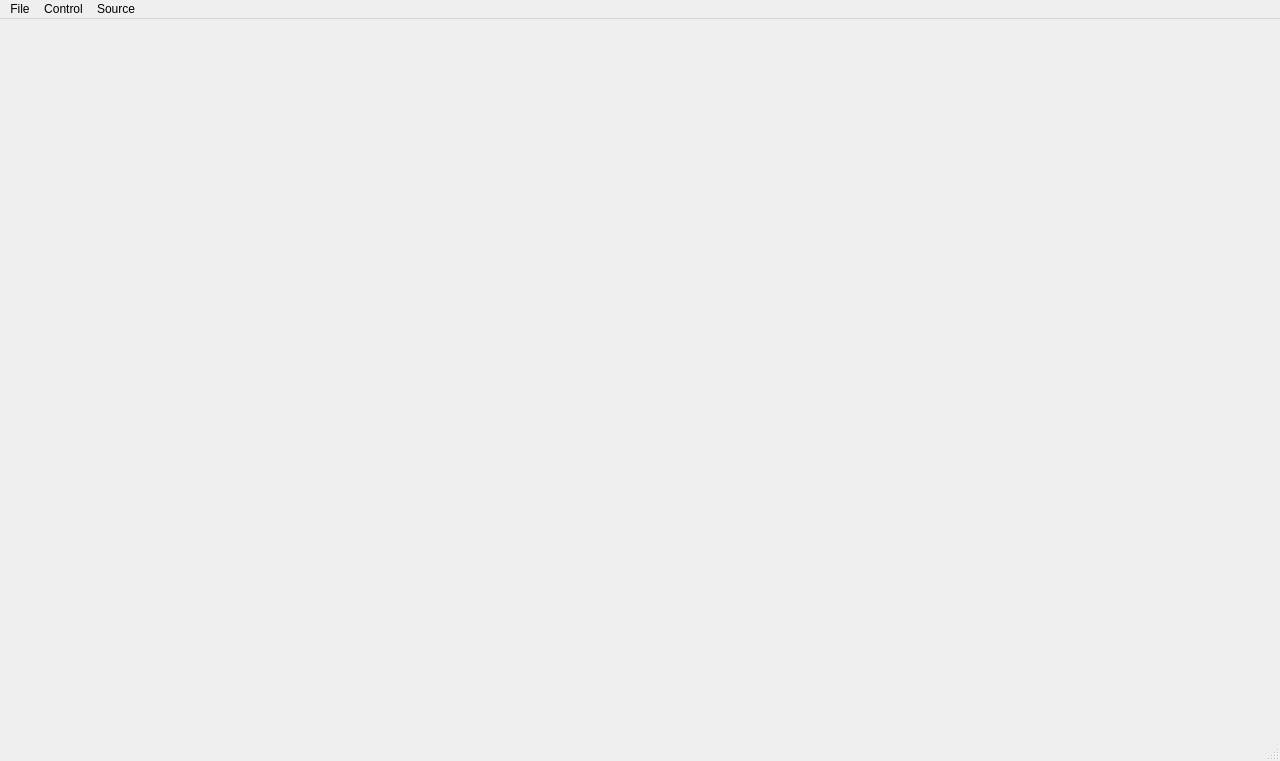
<?xml version="1.0" encoding="UTF-8"?>
<ui version="4.0">
 <class>Camera</class>
 <widget class="QMainWindow" name="Camera">
  <property name="geometry">
   <rect>
    <x>0</x>
    <y>0</y>
    <width>1280</width>
    <height>761</height>
   </rect>
  </property>
  <property name="cursor">
   <cursorShape>ArrowCursor</cursorShape>
  </property>
  <property name="mouseTracking">
   <bool>true</bool>
  </property>
  <property name="windowTitle">
   <string>Openterface Mini-KVM</string>
  </property>
  <widget class="QWidget" name="centralwidget">
   <property name="cursor">
    <cursorShape>ArrowCursor</cursorShape>
   </property>
   <property name="mouseTracking">
    <bool>true</bool>
   </property>
   <layout class="QGridLayout" name="gridLayout_3">
    <property name="leftMargin">
     <number>0</number>
    </property>
    <property name="topMargin">
     <number>0</number>
    </property>
    <property name="rightMargin">
     <number>0</number>
    </property>
    <property name="bottomMargin">
     <number>0</number>
    </property>
    <property name="spacing">
     <number>0</number>
    </property>
   </layout>
  </widget>
  <widget class="QMenuBar" name="menubar">
   <property name="geometry">
    <rect>
     <x>0</x>
     <y>0</y>
     <width>1280</width>
     <height>20</height>
    </rect>
   </property>
   <widget class="QMenu" name="menuFile">
    <property name="title">
     <string>File</string>
    </property>
    <addaction name="separator"/>
    <addaction name="actionSettings"/>
    <addaction name="separator"/>
    <addaction name="actionExit"/>
   </widget>
   <widget class="QMenu" name="menuSource">
    <property name="title">
     <string>Source</string>
    </property>
    <addaction name="actionStopCamera"/>
   </widget>
   <widget class="QMenu" name="menuControl">
    <property name="title">
     <string>Control</string>
    </property>
    <widget class="QMenu" name="menuMouse_Mode">
     <property name="title">
      <string>Mouse Mode</string>
     </property>
     <addaction name="actionAbsolute"/>
     <addaction name="actionRelative"/>
    </widget>
    <addaction name="menuMouse_Mode"/>
    <addaction name="actionResetHID"/>
   </widget>
   <addaction name="menuFile"/>
   <addaction name="menuControl"/>
   <addaction name="menuSource"/>
  </widget>
  <widget class="QStatusBar" name="statusbar"/>
  <action name="actionExit">
   <property name="text">
    <string>Close</string>
   </property>
  </action>
  <action name="actionStartCamera">
   <property name="text">
    <string>Start Camera</string>
   </property>
  </action>
  <action name="actionStopCamera">
   <property name="text">
    <string>Stop Camera</string>
   </property>
  </action>
  <action name="actionSettings">
   <property name="text">
    <string>Change Settings</string>
   </property>
  </action>
  <action name="actionResetHID">
   <property name="text">
    <string>ResetHID</string>
   </property>
  </action>
  <actiongroup name="actionGroup">
   <action name="actionAbsolute">
    <property name="checkable">
     <bool>true</bool>
    </property>
    <property name="checked">
     <bool>true</bool>
    </property>
    <property name="text">
     <string>Absolute</string>
    </property>
   </action>
   <action name="actionRelative">
    <property name="checkable">
     <bool>true</bool>
    </property>
    <property name="text">
     <string>Relative</string>
    </property>
   </action>
  </actiongroup>
 </widget>
 <resources/>
 <connections>
  <connection>
   <sender>actionExit</sender>
   <signal>triggered()</signal>
   <receiver>Camera</receiver>
   <slot>close()</slot>
   <hints>
    <hint type="sourcelabel">
     <x>-1</x>
     <y>-1</y>
    </hint>
    <hint type="destinationlabel">
     <x>154</x>
     <y>130</y>
    </hint>
   </hints>
  </connection>
  <connection>
   <sender>actionSettings</sender>
   <signal>triggered()</signal>
   <receiver>Camera</receiver>
   <slot>configureCaptureSettings()</slot>
   <hints>
    <hint type="sourcelabel">
     <x>-1</x>
     <y>-1</y>
    </hint>
    <hint type="destinationlabel">
     <x>333</x>
     <y>210</y>
    </hint>
   </hints>
  </connection>
  <connection>
   <sender>actionStartCamera</sender>
   <signal>triggered()</signal>
   <receiver>Camera</receiver>
   <slot>startCamera()</slot>
   <hints>
    <hint type="sourcelabel">
     <x>-1</x>
     <y>-1</y>
    </hint>
    <hint type="destinationlabel">
     <x>333</x>
     <y>210</y>
    </hint>
   </hints>
  </connection>
  <connection>
   <sender>actionStopCamera</sender>
   <signal>triggered()</signal>
   <receiver>Camera</receiver>
   <slot>stopCamera()</slot>
   <hints>
    <hint type="sourcelabel">
     <x>-1</x>
     <y>-1</y>
    </hint>
    <hint type="destinationlabel">
     <x>333</x>
     <y>210</y>
    </hint>
   </hints>
  </connection>
 </connections>
 <slots>
  <slot>record()</slot>
  <slot>pause()</slot>
  <slot>stop()</slot>
  <slot>enablePreview(bool)</slot>
  <slot>configureCaptureSettings()</slot>
  <slot>takeImage()</slot>
  <slot>startCamera()</slot>
  <slot>toggleLock()</slot>
  <slot>setMuted(bool)</slot>
  <slot>stopCamera()</slot>
  <slot>setExposureCompensation(int)</slot>
 </slots>
</ui>
